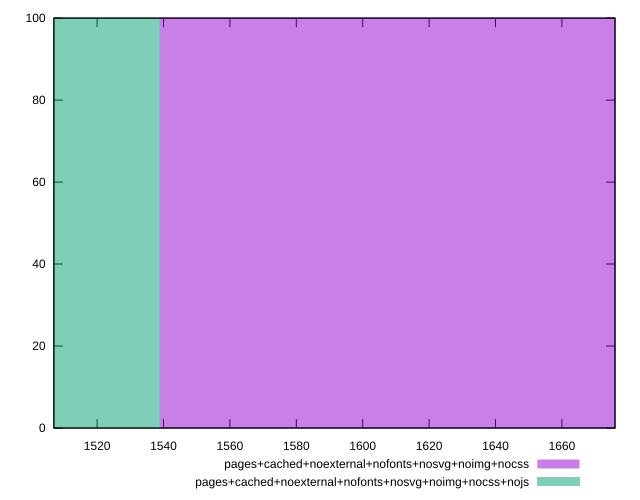

gnuplot code for this plot:
reset
set terminal svg size 640, 500 enhanced background rgb 'white'
set output "reprap/metrics/comparison/histogram/12_vs_13.svg"

$pagesCachedNoexternalNofontsNosvgNoimgNocss <<EOF
1619.488958521526 100
EOF

$pagesCachedNoexternalNofontsNosvgNoimgNocssNojs <<EOF
1439.5457409080232 100
EOF

set key outside below
set boxwidth 179.9432176135029
set yrange [0:100]
set style fill transparent solid 0.5 noborder

plot \
  $pagesCachedNoexternalNofontsNosvgNoimgNocss title "pages+cached+noexternal+nofonts+nosvg+noimg+nocss" with boxes, \
  $pagesCachedNoexternalNofontsNosvgNoimgNocssNojs title "pages+cached+noexternal+nofonts+nosvg+noimg+nocss+nojs" with boxes, \


reset
